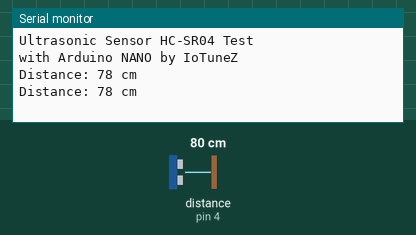
Recording of a sketch running on a simulated Arduino Nano, built with avr-gcc and run on an emulated ATmega328P. Parts: the last lines printed to the serial monitor. Wiring (inferred from the names in the program): ultrasonic range finder: trigger pin 3; echo pin 4. Inputs (shaded band) come from the test bench; at power-on: distance to the obstacle (sensor on pin 4) 80 cm. The echo pulse lasts 58.3 µs per cm.

Above: at 3.3 s.
3.4 s: distance to the obstacle (sensor on pin 4) set to 2 cm
At 6.3 s:
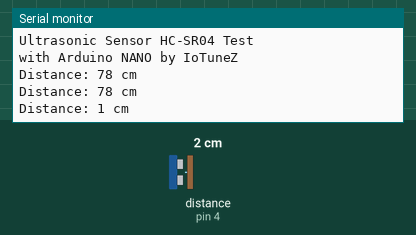
6.7 s: distance to the obstacle (sensor on pin 4) set to 4 cm
At 8.4 s:
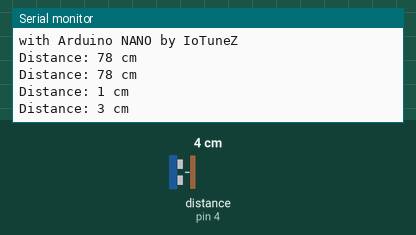
Timing chart, 0 to 9.9 s (numbered marks = the images above; inputs shaded):
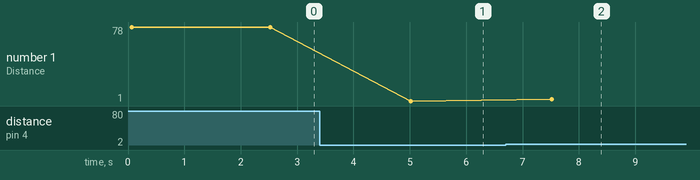

Measured:
- after the input at 3.4 s, the serial monitor: prints a new line after 1.6 s (image 1)
- after the input at 6.7 s, the serial monitor: prints a new line after 0.82 s (image 2)
- plotted number 1: 78 → 1 after the input at 3.4 s, 1 → 3 after the input at 6.7 s

The sketch:

distanceUltraSonic.ino
```cpp
#define echoPin 4 // attach pin D2 Arduino to pin Echo of HC-SR04
#define trigPin 3 //attach pin D3 Arduino to pin Trig of HC-SR04

// defines variables
long duration; // variable for the duration of sound wave travel
int distance; // variable for the distance measurement

void setup() {
  pinMode(5, OUTPUT); // Sets the GND as an OUTPUT
  digitalWrite(5, LOW);
  pinMode(2, OUTPUT); // Sets the VCC as an OUTPUT
  digitalWrite(2, HIGH);
  pinMode(trigPin, OUTPUT); // Sets the trigPin as an OUTPUT
  pinMode(echoPin, INPUT); // Sets the echoPin as an INPUT
  Serial.begin(9600); // // Serial Communication is starting with 9600 of baudrate speed
  Serial.println("Ultrasonic Sensor HC-SR04 Test"); // print some text in Serial Monitor
  Serial.println("with Arduino NANO by IoTuneZ");
}
void loop() {
  // Clears the trigPin condition
  digitalWrite(trigPin, LOW);
  delayMicroseconds(2);
  // Sets the trigPin HIGH (ACTIVE) for 10 microseconds
  digitalWrite(trigPin, HIGH);
  delayMicroseconds(10);
  digitalWrite(trigPin, LOW);
  // Reads the echoPin, returns the sound wave travel time in microseconds
  duration = pulseIn(echoPin, HIGH);
  // Calculating the distance
  distance = duration * 0.034 / 2; // Speed of sound wave divided by 2 (go and back)
  // Displays the distance on the Serial Monitor
  Serial.print("Distance: ");
  Serial.print(distance);
  Serial.println(" cm");
  delay(2500);
}
```
